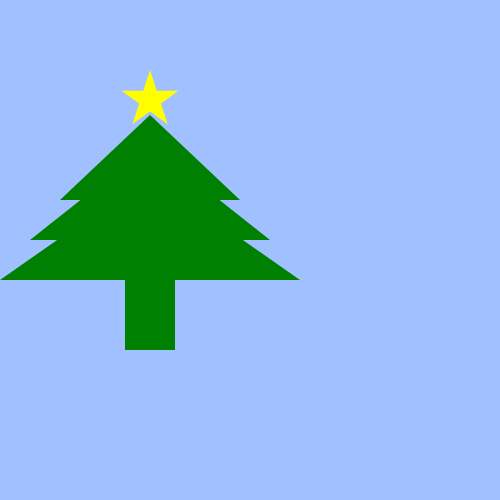
Frame 1 (no input)
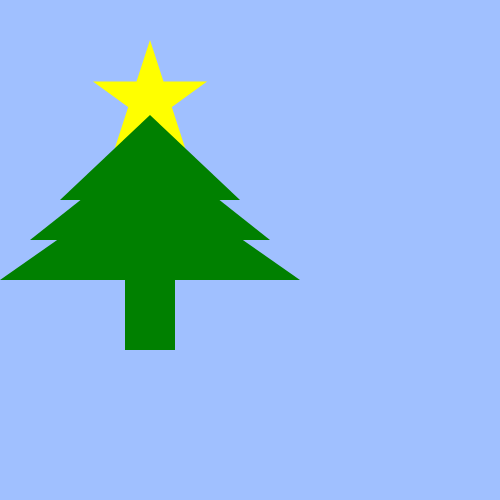
Frame 60 (no input)
Frame 120 (the mouse pressed at the canvas centre since frame 60): identical to frame 1, image omitted

The p5.js sketch that drew these frames (run headless with seeded random() and noise() and a simulated clock; from frame 60 on, the mouse is pressed at the canvas centre):

// p5.js sketch
// ── sketch.js
let count;
let cycle;

function setup(){
  createCanvas(500,500);
  count = 0;
  cycle = 100;
}



function draw(){
  background(160, 192, 255);
  fill(255,255,0);
  noStroke();
  count = (count + 1) % cycle;
  let size=count
  if(count>50){
    size=60;
  }
  else{size=30;}
    let theta = TWO_PI
    let x = 100 + cos(theta) * 50;
    let y = 100 + sin(theta) * 50;
  star(x,y,size);
  fill(0,128,0);
  triangle(150,115,60,200,240,200);
  triangle(150,145,30,240,270,240);
  triangle(150,175,0,280,300,280);
  rect(125,280,50,70)


}

  function star(cx, cy, r){
    beginShape();
    for(var i = 0; i < 5; i++){
      var theta = TWO_PI * i * 2 / 5 - HALF_PI;
      var x = cx + cos(theta) * r;
      var y = cy + sin(theta) * r;
      vertex(x,y);
    }
    endShape(CLOSE);
  }
